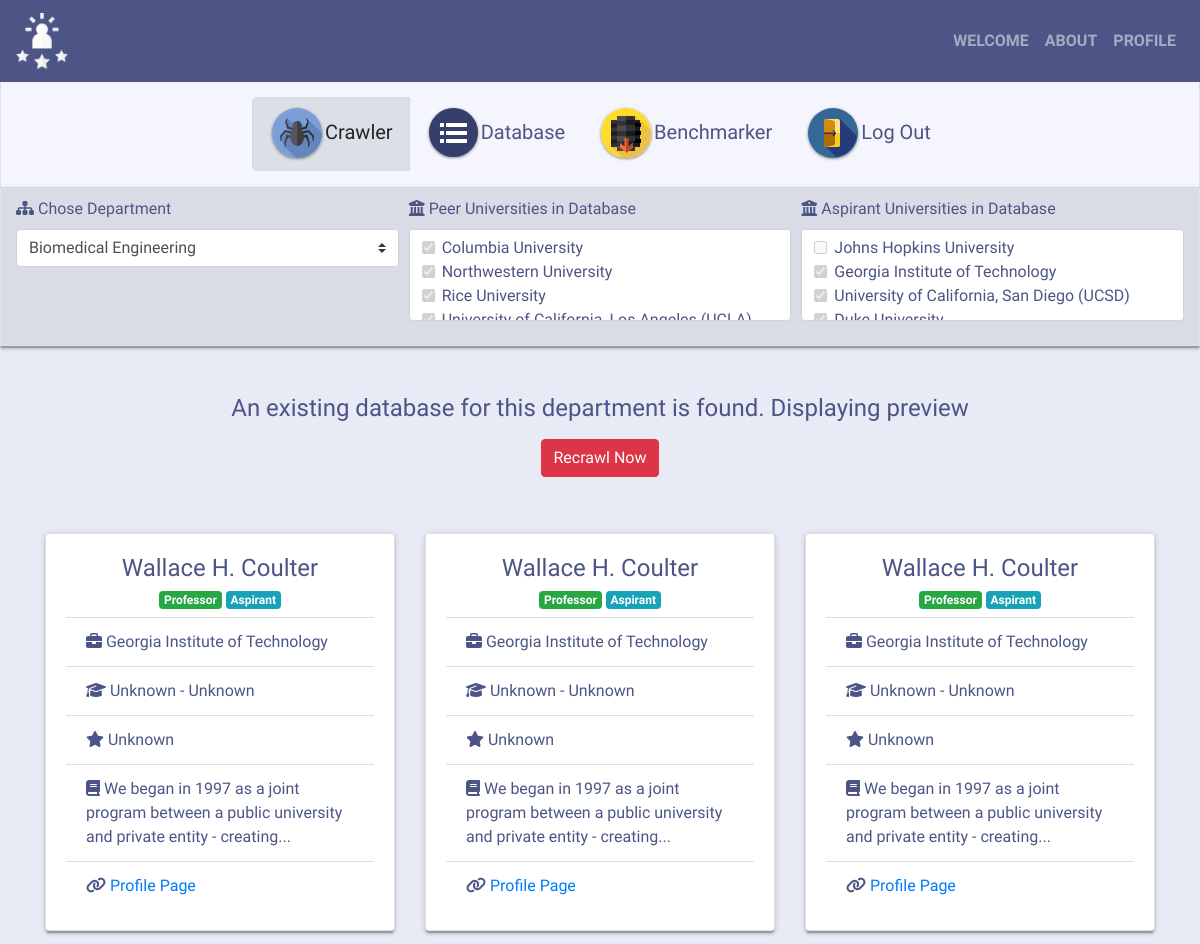
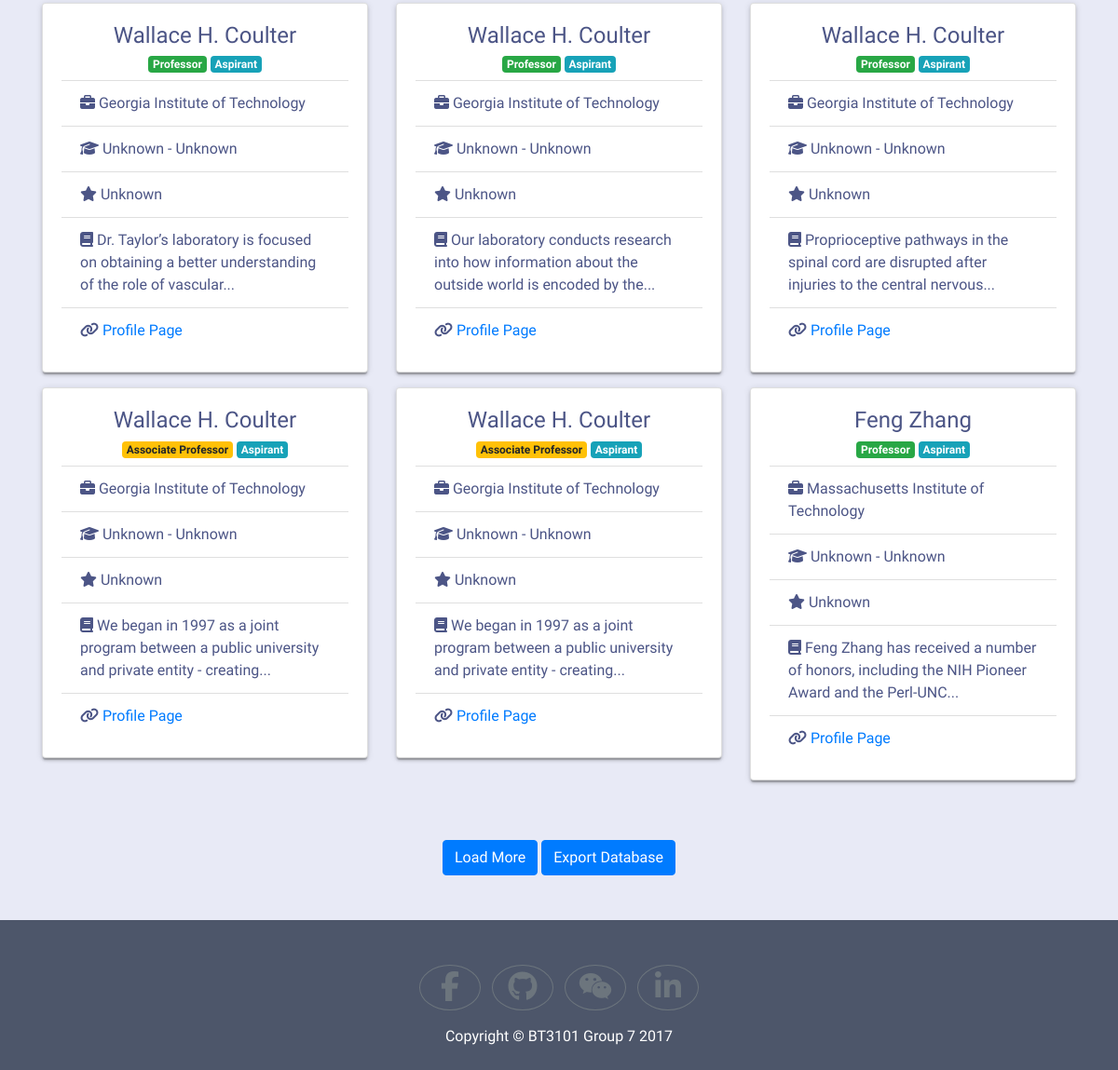
The app's page /crawler/ (signed in), older data (2 pictures, top to bottom).
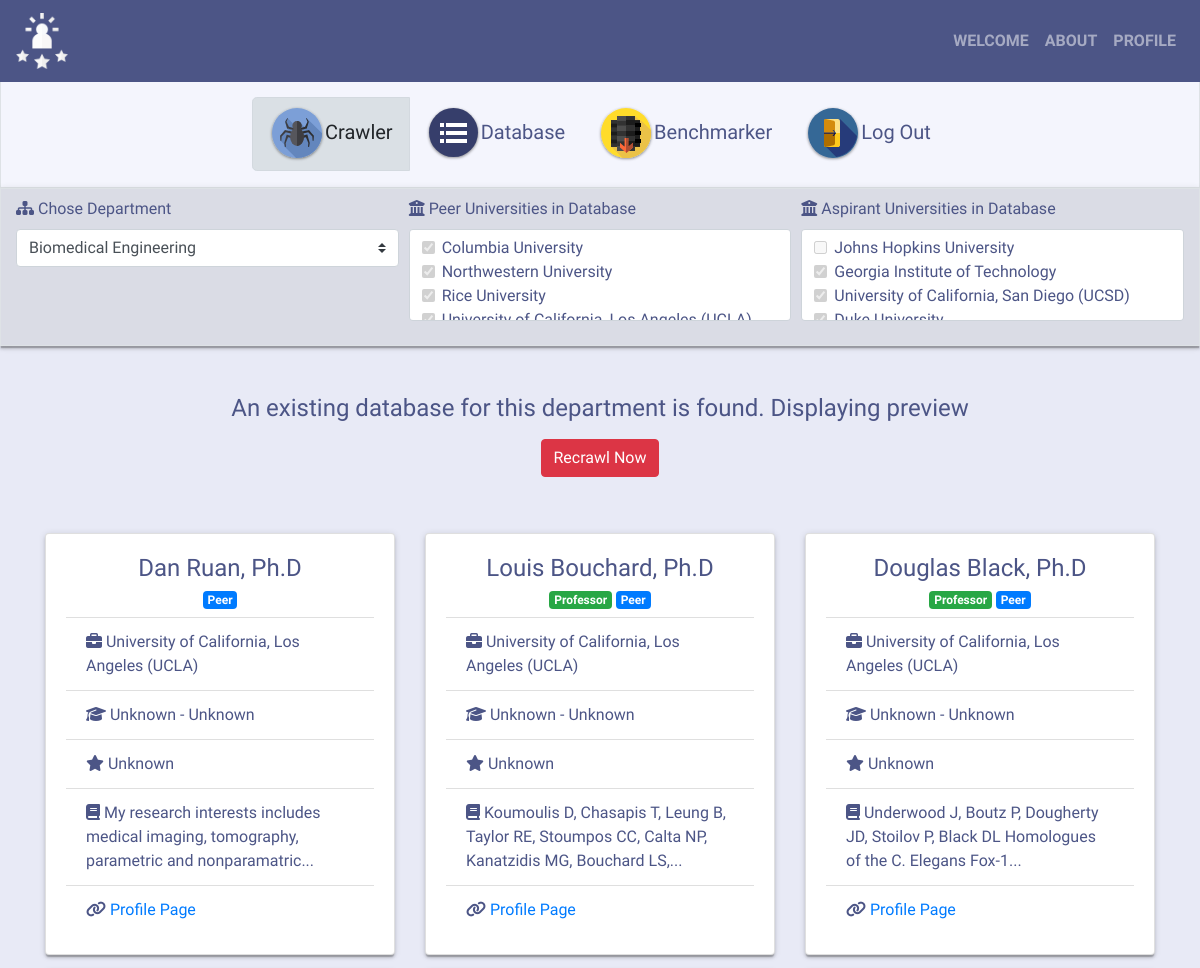
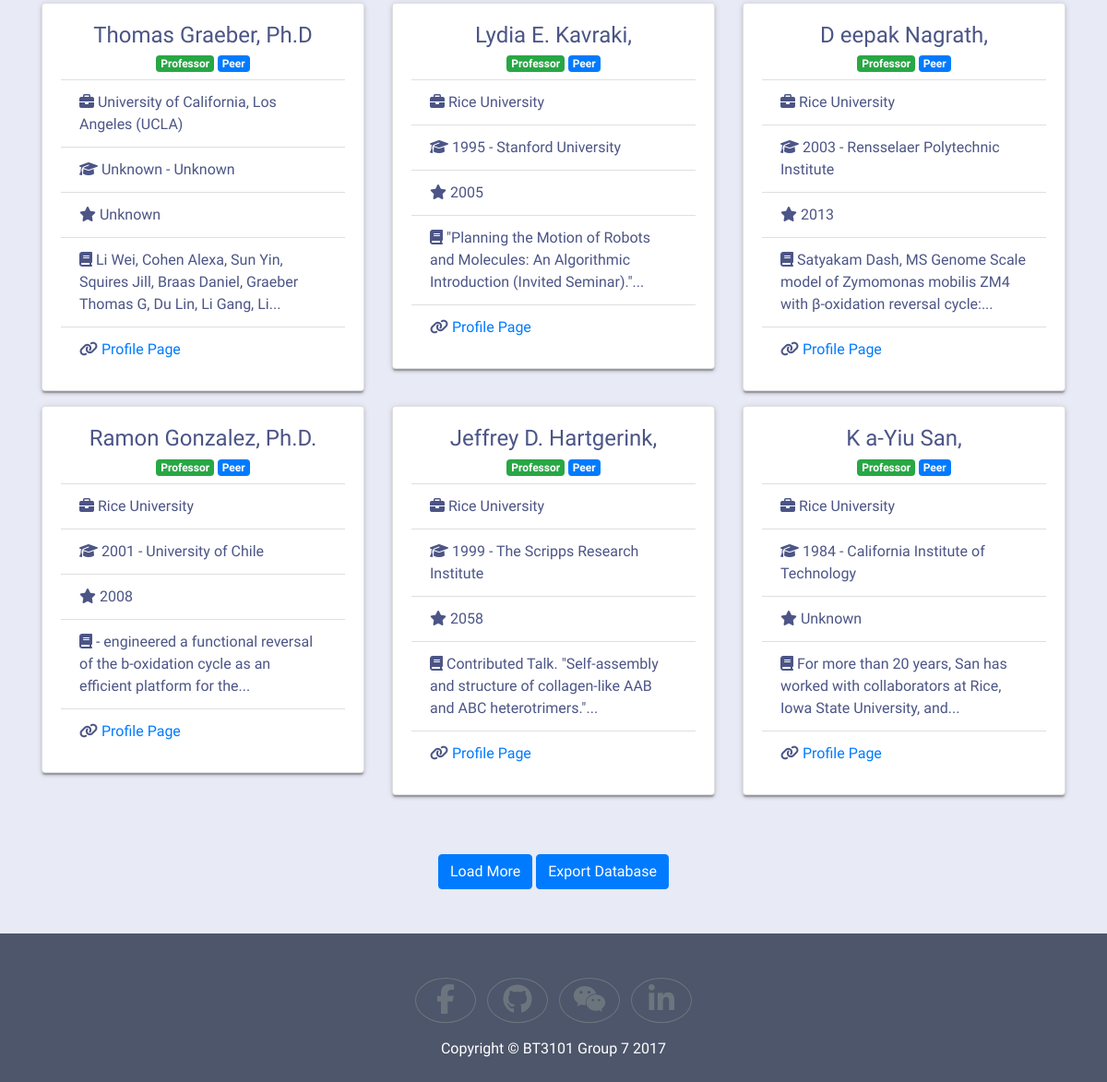
The same page, newer data (2 pictures, top to bottom).
### tables this page shows
CREATE TABLE profiles (
  profile_link TEXT PRIMARY KEY,
  name TEXT,
  department TEXT,
  university TEXT,
  tag TEXT,
  position TEXT,
  phd_year TEXT,
  phd_school TEXT,
  promotion_year TEXT,
  text_raw TEXT,
  user_updated INTEGER
);

### application.py (the view)
@app.route('/crawler/')
def crawler(dep='bme', length=9):
    if 'username' in session:
        if request.args.get('length'):
            length = request.args.get('length', type=int)
        if request.args.get('dep'):
            dep = request.args.get('dep')
        dep_name = helper.get_full_name(dep)
        preview = query_db('select * from profiles where department = ?', (dep_name,))
        db_peer = query_db('select distinct university from profiles where department = ? and tag = ?', (dep_name, 'peer'))
        in_db_peer = [row['university'] for row in db_peer]
        db_asp = query_db('select distinct university from profiles where department = ? and tag = ?', (dep_name, 'aspirant'))
        in_db_asp = [row['university'] for row in db_asp]
        return render_template(
            "crawler.html",
            dep=dep,
            length=length,
            peer_unis=helper.get_peer_unis(dep),
            asp_unis=helper.get_asp_unis(dep),
            selected_peer=in_db_peer,
            selected_asp=in_db_asp,
            preview=preview)
    else:
        return redirect(url_for('main'))

### application.py (called while the page is built)
def get_db():
    db = getattr(g, '_database', None)
    if db is None:
        db = g._database = sqlite3.connect(DATABASE)
    return db

def query_db(query, args=(), one=False):
    db = get_db()
    db.row_factory = sqlite3.Row
    cur = db.cursor().execute(query, args)
    rv = cur.fetchall()
    return (rv[0] if rv else None) if one else rv

@app.teardown_appcontext
def close_connection(exception):
    db = getattr(g, '_database', None)
    if db is not None:
        db.close()

### helper.py (called while the page is built)
def get_full_name(dep):
    names = {
        'bme': 'Biomedical Engineering',
        'biochem': 'Biochemistry',
        'geo': 'Geography'
    }
    return names[dep]

### templates/crawler.html (shortened to what the changed rows need)
<!doctype html>
<html lang="en">
  <head>
    <link rel="stylesheet" href="https://maxcdn.bootstrapcdn.com/bootstrap/4.0.0-beta.2/css/bootstrap.min.css">
    <link href="https://opensource.keycdn.com/fontawesome/4.7.0/font-awesome.min.css" rel="stylesheet">
    <link href="../static/css/custom.css" rel="stylesheet">
  </head>
  <body>
    <div class="container-fluid border py-2 criteria-box shadowed">
      <form>
        <div class="form-row">
          <div class="form-group col-4">
            <div class="form-scrollable rounded">
              {% for uni in peer_unis %}
              <div class="form-check">
                <label class="form-check-label">
                  <input class="form-check-input" type="checkbox" name="selected_peer" value="{{ uni }}" {% if uni in selected_peer %} checked {% endif %} disabled="" />{{ uni }}</label>
              </div>
              {% endfor %}
            </div>
          </div>
          <div class="form-group col-4">
            <div class="form-scrollable rounded">
              {% for uni in asp_unis %}
              <div class="form-check">
                <label class="form-check-label">
                  <input class="form-check-input" type="checkbox" name="selected_asp" value="{{ uni }}" {% if uni in selected_asp %} checked {% endif %} disabled="" />{{ uni }}
                </label>
              </div>
              {% endfor %}
            </div>
          </div>
        </div>
      </form>
    </div>
    {% if preview | length > 0 %}
      <div class="container pt-2">
        <div class="row">
          {% for value in preview[:length] %}
            <div class="col-4">
              <div class="card mb-3 shadowed">
                <div class="card-body">
                  <h4 class="card-title text-center">{{ value['name'] }}</h4>
                  <h6 class="card-subtitle text-center">
                    {% if value['position'] == 'Professor' %}
                      <span class="badge badge-success mb-2">Professor</span>
                    {% elif value['position'] == 'Associate Professor' %}
                      <span class="badge badge-warning mb-2">Associate Professor</span>
                    {% endif %}
                    {% if value['tag'] == 'peer' %}
                      <span class="badge badge-primary mb-2">Peer</span>
                    {% elif value['tag'] == 'aspirant' %}
                      <span class="badge badge-info mb-2">Aspirant</span>
                    {% endif %}
                  </h6>
                  <ul class="list-group list-group-flush">
                    <li class="list-group-item"><i class="fa fa-briefcase" aria-hidden="true"></i>&nbsp;{{ value['university'] }}</li>
                    <li class="list-group-item"><i class="fa fa-graduation-cap" aria-hidden="true"></i>&nbsp;{{ value['phd_year'] }} - {{ value['phd_school'] }}</li>
                    <li class="list-group-item"><i class="fa fa-star" aria-hidden="true"></i>&nbsp;{{ value['promotion_year'] }}</li>
                    <li class="list-group-item"><i class="fa fa-book" aria-hidden="true"></i>&nbsp;{{ value['text_raw'] | truncate(100) }}</li>
                    <li class="list-group-item"><i class="fa fa-link"></i>&nbsp;<a href="{{ value['profile_link'] }}" target="_blank">Profile Page</a></li>
                  </ul>
                </div>
              </div>
            </div>
          {% endfor %}
        </div>
      </div>
    {% endif %}
  </body>
</html>

Row changes from the older to the newer data that the page shows:
no longer on this page (row edited): profiles: name "Wallace H. Coulter", position "Professor", tag "Aspirant", university "Georgia Institute of Technology", phd_year "Unknown", phd_school "Unknown", promotion_year "Unknown", text_raw "We began in 1997 as a joint program between a public university and private entity - creating..."
no longer on this page (row edited): profiles: name "Wallace H. Coulter", position "Professor", tag "Aspirant", university "Georgia Institute of Technology", phd_year "Unknown", phd_school "Unknown", promotion_year "Unknown", text_raw "We began in 1997 as a joint program between a public university and private entity - creating..."
no longer on this page (row edited): profiles: name "Wallace H. Coulter", position "Professor", tag "Aspirant", university "Georgia Institute of Technology", phd_year "Unknown", phd_school "Unknown", promotion_year "Unknown", text_raw "We began in 1997 as a joint program between a public university and private entity - creating..."
no longer on this page (row edited): profiles: name "Wallace H. Coulter", position "Professor", tag "Aspirant", university "Georgia Institute of Technology", phd_year "Unknown", phd_school "Unknown", promotion_year "Unknown", text_raw "Dr. Taylor’s laboratory is focused on obtaining a better understanding of the role of vascular..."
no longer on this page (row edited): profiles: name "Wallace H. Coulter", position "Professor", tag "Aspirant", university "Georgia Institute of Technology", phd_year "Unknown", phd_school "Unknown", promotion_year "Unknown", text_raw "Our laboratory conducts research into how information about the outside world is encoded by the..."
no longer on this page (row edited): profiles: name "Wallace H. Coulter", position "Professor", tag "Aspirant", university "Georgia Institute of Technology", phd_year "Unknown", phd_school "Unknown", promotion_year "Unknown", text_raw "Proprioceptive pathways in the spinal cord are disrupted after injuries to the central nervous..."
no longer on this page (row edited): profiles: name "Wallace H. Coulter", shows "Associate Professor", tag "Aspirant", university "Georgia Institute of Technology", phd_year "Unknown", phd_school "Unknown", promotion_year "Unknown", text_raw "We began in 1997 as a joint program between a public university and private entity - creating..."
no longer on this page (row edited): profiles: name "Wallace H. Coulter", shows "Associate Professor", tag "Aspirant", university "Georgia Institute of Technology", phd_year "Unknown", phd_school "Unknown", promotion_year "Unknown", text_raw "We began in 1997 as a joint program between a public university and private entity - creating..."
no longer on this page (row unchanged): profiles: name "Feng Zhang", position "Professor", tag "Aspirant", university "Massachusetts Institute of Technology", phd_year "Unknown", phd_school "Unknown", promotion_year "Unknown", text_raw "Feng Zhang has received a number of honors, including the NIH Pioneer Award and the Perl-UNC..."
added profiles: name "Dan Ruan, Ph.D", tag "Peer", university "University of California, Los Angeles (UCLA)", phd_year "Unknown", phd_school "Unknown", promotion_year "Unknown", text_raw "My research interests includes medical imaging, tomography, parametric and nonparamatric..."
added profiles: name "Louis Bouchard, Ph.D", position "Professor", tag "Peer", university "University of California, Los Angeles (UCLA)", phd_year "Unknown", phd_school "Unknown", promotion_year "Unknown", text_raw "Koumoulis D, Chasapis T, Leung B, Taylor RE, Stoumpos CC, Calta NP, Kanatzidis MG, Bouchard LS,..."
added profiles: name "Douglas Black, Ph.D", position "Professor", tag "Peer", university "University of California, Los Angeles (UCLA)", phd_year "Unknown", phd_school "Unknown", promotion_year "Unknown", text_raw "Underwood J, Boutz P, Dougherty JD, Stoilov P, Black DL Homologues of the C. Elegans Fox-1..."
now on this page (row edited): profiles: name "Thomas Graeber, Ph.D", position "Professor", tag "Peer", university "University of California, Los Angeles (UCLA)", phd_year "Unknown", phd_school "Unknown", promotion_year "Unknown", text_raw "Li Wei, Cohen Alexa, Sun Yin, Squires Jill, Braas Daniel, Graeber Thomas G, Du Lin, Li Gang, Li..."
now on this page (row edited): profiles: name "Lydia E. Kavraki,", position "Professor", tag "Peer", university "Rice University", phd_year "1995", phd_school "Stanford University", promotion_year "2005", text_raw "\"Planning the Motion of Robots and Molecules: An Algorithmic Introduction (Invited Seminar).\"..."
now on this page (row edited): profiles: name "D eepak Nagrath,", position "Professor", tag "Peer", university "Rice University", phd_year "2003", phd_school "Rensselaer Polytechnic Institute", promotion_year "2013", text_raw "Satyakam Dash, MS Genome Scale model of Zymomonas mobilis ZM4 with β-oxidation reversal cycle:..."
now on this page (row edited): profiles: name "Ramon Gonzalez, Ph.D.", position "Professor", tag "Peer", university "Rice University", phd_year "2001", phd_school "University of Chile", promotion_year "2008", text_raw "- engineered a functional reversal of the b-oxidation cycle as an efficient platform for the..."
now on this page (row edited): profiles: name "Jeffrey D. Hartgerink,", position "Professor", tag "Peer", university "Rice University", phd_year "1999", phd_school "The Scripps Research Institute", promotion_year "2058", text_raw "Contributed Talk. \"Self-assembly and structure of collagen-like AAB and ABC heterotrimers.\"..."
added profiles: name "K a-Yiu San,", position "Professor", tag "Peer", university "Rice University", phd_year "1984", phd_school "California Institute of Technology", promotion_year "Unknown", text_raw "For more than 20 years, San has worked with collaborators at Rice, Iowa State University, and..."
